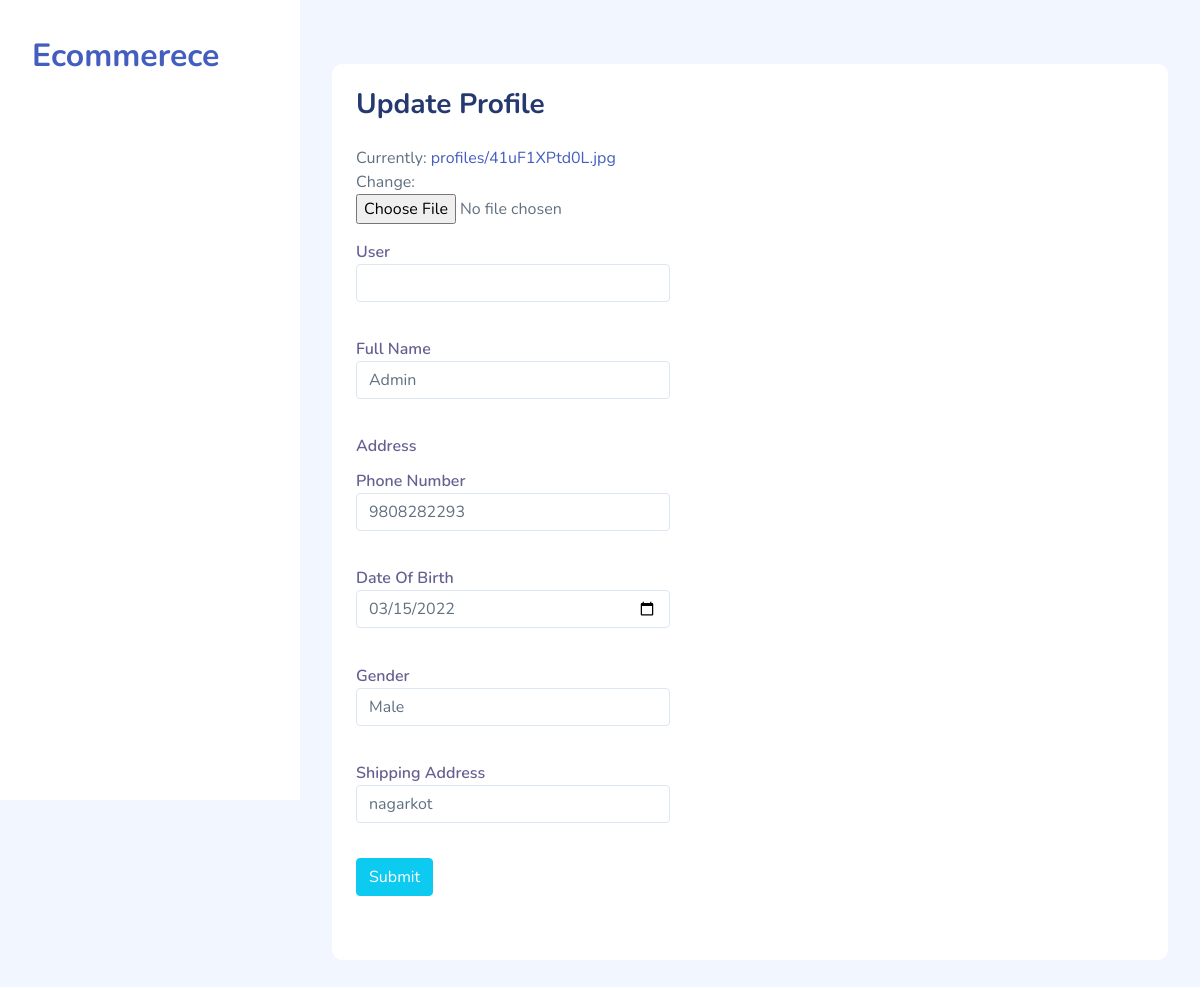
The app's page /profile/update/3 with its own data.
### profiles/models.py (models this page shows, shortened)
class Profile(models.Model):
    user = models.OneToOneField(MyUser, on_delete=models.CASCADE)
    photo = models.ImageField(upload_to='profiles')
    full_name = models.CharField(max_length=100)
    gender = models.ForeignKey(Gender, on_delete=models.CASCADE)
    dob = models.DateField()
    phone_number = models.CharField(max_length=10)
    default_shipping_address = models.CharField(max_length=100)

### profiles/views.py (the view)
# urls.py: path('update/<str:pk>', views.ProfileUpdateView.as_view(), name='profile_update'),
class ProfileUpdateView(UpdateView):
    form_class = ProfileUpdateForms
    success_url = "/profile/view/"
    template_name = 'myprofile/update_profile.html'
    model = Profile
    def get_form_kwargs(self):
        kwargs = super().get_form_kwargs()
        kwargs['user_id'] = self.request.user
        return kwargs

### profiles/forms.py
class ProfileUpdateForms(forms.ModelForm):
    class Meta:
        model = Profile
        fields = ['user', 'photo', 'full_name', 'phone_number', 'dob', 'gender', 'default_shipping_address']
        widgets = {
            'user': forms.Select(attrs={'class': 'form-control'}),
            'full_name': forms.TextInput(attrs={'class': 'form-control'}),
            'phone_number': forms.NumberInput(attrs={'class': 'form-control'}),
            'dob': forms.DateInput(attrs={'type': 'date', 'class': 'form-control'}),
            'gender': forms.Select(attrs={'class': 'form-control'}),
            'default_shipping_address': forms.TextInput(attrs={'class': 'form-control'}),
        }
    def __init__(self, user_id, *args, **kwargs):
        super(ProfileUpdateForms, self).__init__(*args, **kwargs)
        self.fields['gender'].empty_label = 'Select Gender'
        self.fields['user'].empty_label = None
        self.fields['user'].queryset = MyUser.objects.filter(email=user_id)

### profiles/models.py (called while the page is built)
    def __str__(self):
        return self.name

### profiles/templates/myprofile/update_profile.html (shortened to what this page needs)
{% extends 'dashboard/base.html' %}
{% load static %}
{% block body %}
    <div class="card-body">
        <div class="d-sm-flex  mb-4">
            <h1 class="h3 mb-0 text-gray-800">Update Profile</h1>
        </div>
        <div class="row mb-3 ">
            <div class="col-xl-5 col-md-6 mb-4">
                <form method="post" enctype="multipart/form-data">
                    {{ form.photo }}
                    <div class="mt-3">
                        <div class="form-group">
                            <label for="user">User</label>
                            {{ form.user }}<br>
                        </div>
                    </div>
                    <div class="form-group">
                        <label for="full_name">Full Name</label>
                        {{ form.full_name }}<br>
                    </div>
                    <div class="form-group">
                        <label for="address">Address</label>
                        {{ form.address }}<br>
                    </div>
                    <div class="form-group">
                        <label for="phone_number">Phone Number</label>
                        {{ form.phone_number }}<br>
                    </div>
                    <div class="form-group">
                        <label for="dob">Date Of Birth</label>
                        {{ form.dob }}<br>
                    </div>
                    <div class="form-group">
                        <label for="gender">Gender</label>
                        {{ form.gender }}<br>
                    </div>
                    <div class="form-group">
                        <label for="gender">Shipping Address</label>
                        {{ form.default_shipping_address }}<br>
                    </div>
                    <input type="submit" value="Submit" class="btn btn-info">
            </div>
        </div>
    </div>
    </div>
{% endblock %}

### static/dashboard/assets/css/app.css (style rules this page uses)
.btn.btn-danger,.btn.btn-info,.btn.btn-primary,.btn.btn-secondary,.btn.btn-success,.btn.btn-warning { color:#fff }
.card .card-body { padding:1.5rem }
.form-group { margin-bottom:.7rem }
.form-group label { color:rgba(35,28,99,.7);font-weight:600 }
a { text-decoration:none }

### records on screen
Profile: full_name "Admin", phone_number "9808282293", dob "03/15/2022", gender "Male", default_shipping_address "nagarkot"
